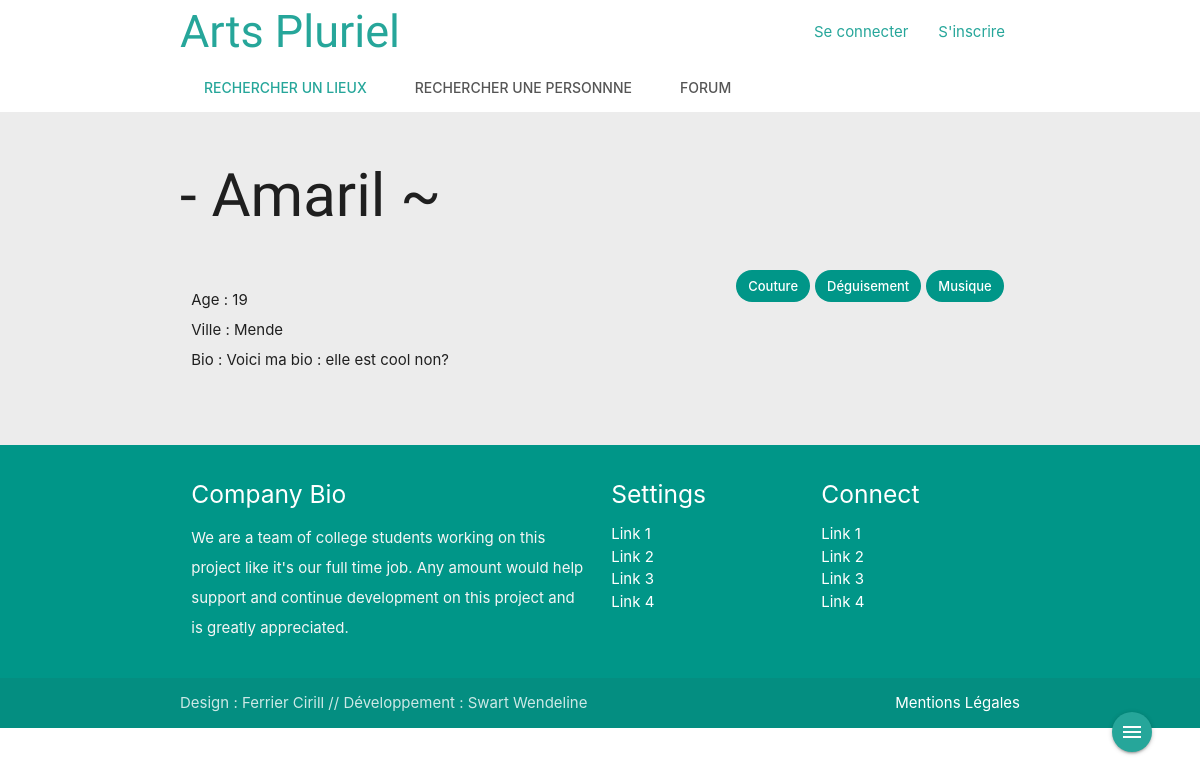
The page /profil.php?id=1 on the database its author committed.
### tables this page shows
CREATE TABLE IF NOT EXISTS `UTILISATEUR` (
  `idU` int(10) NOT NULL AUTO_INCREMENT,
  `pseudoU` char(50) DEFAULT NULL,
  `nomU` char(50) DEFAULT NULL,
  `prenomU` char(50) DEFAULT NULL,
  `mailU` char(250) DEFAULT NULL,
  `telU` char(10) DEFAULT NULL,
  `villeU` char(50) DEFAULT NULL,
  `distanceU` int(11) DEFAULT NULL,
  `mdpU` char(50) DEFAULT NULL,
  `ddnU` date NOT NULL,
  `bioU` varchar(500) NOT NULL,
  `LAT` float NOT NULL,
  `LONG` float NOT NULL,
  PRIMARY KEY (`idU`)
);

CREATE TABLE IF NOT EXISTS `ACTIVITE` (
  `idA` int(10) NOT NULL,
  `nomA` char(50) DEFAULT NULL,
  PRIMARY KEY (`idA`)
);

### classes/database.class.php (called while the page is built)
<?php
class database {
    private $serverName="172.16.220.2";
    private $serverPort="3306";
    private $databaseName="ArtsPluriel";
    private $databaseUser="root";
    private $databasePassword="root";
    private $databaseCharset="UTF8";
    private $db=null;
    private function __construct()
    {
        $serverName = $this->serverName;
        $databasePort = $this->serverPort;
        $databaseName = $this->databaseName;
        $databaseUser = $this->databaseUser;
        $databasePassword = $this->databasePassword;
        $databaseCharset = $this->databaseCharset;
        if (!isset($this->db))
        {
            $this->db = new PDO('mysql:host='.$serverName.';port='.$databasePort.';dbname='.$databaseName.';charset='.$databaseCharset, $databaseUser, $databasePassword);
        }
    }
    public static function getDB()
    {
        static $database = null;
        if (!isset($database))
        {
            $database = new database();
        }
        return $database->db;
    }
}

### php/start.php (called while the page is built, shortened)
<?php
    $managerU   = new UtilisateurManager(database::getDB());
?>

### classes/Utilisateur.Manager.php (called while the page is built, shortened)
<?php
require_once("database.class.php");
require_once("Activite.class.php");
class UtilisateurManager {
    private $db;
    public function __construct($database){
        $this->db=$database;
    }
    public function get($id){
            $query = "select * from `UTILISATEUR` WHERE `idU`=?";
            try{
                $traitement = $this->db->prepare($query);
                $traitement->bindparam(1,$id);
                $traitement->execute();
            }catch(PDOException $e){
                die ("Erreur : ".$e->getMessage());
            }
            $row = $traitement->fetch();
            $query = "select * from `pratique` WHERE `idU`=?";
            try{
                $traitementPratique = $this->db->prepare($query);
                $traitementPratique ->bindparam(1,$id);
                $traitementPratique ->execute();
            }
            catch(PDOException $e){
                die ("Erreur : ".$e->getMessage());
            }
            while ($rowPratique = $traitementPratique->fetch()) {
                $query = "select * from `ACTIVITE` WHERE `idA`=?";
                try{
                    $traitementActivite = $this->db->prepare($query);
                    $traitementActivite ->bindparam(1, $rowPratique['idA']);
                    $traitementActivite ->execute();
                }
                catch(PDOException $e){
                    die ("Erreur : ".$e->getMessage());
                }
                if ($rowActiviter = $traitementActivite->fetch()) {
                    $activite = new Activite($rowActiviter['nomA']);
                    $activite -> setId($rowActiviter['idA']);
                    $actList[] = $activite;
                }
            }
            $utilisateur = new Utilisateur( $row['idU'],$row['pseudoU'],
                                            $row['nomU'],$row['prenomU'],
                                            $row['mailU'],$row['telU'],
                                            $row['villeU'],$row['distanceU'],
                                            $row['mdpU'],$row['ddnU'],
                                            $row['bioU'],
                                            $row['LAT'],$row['LONG'],
                                            $actList );
            $utilisateur->setId($row['idU']);
        return $utilisateur;
    }
}

### classes/Utilisateur.class.php (called while the page is built, shortened)
<?php
	class Utilisateur {
		private $idU;
		private $pseudoU;
		private $villeU;
		private $ddnU;
		private $bioU;
		private $TabActivite = array();
		public function __construct ($id,$pseudoU, $nomU, $prenomU, $mailU, $telU, $villeU, $distanceU, $mdpU, $ddnU,$bioU,$LAT,$LONG, $TabActivite)
		{
			$this->idU 				= $id;
			$this->pseudoU			= $pseudoU;
			$this->villeU			= $villeU;
			$this->ddnU 			= $ddnU;
            $this->bioU				= $bioU;
            $this->TabActivite 		= $TabActivite;
		}
		function getId() 		{ return $this->idU; 		}
        function getPseudo() 	{ return $this->pseudoU; 	}
        function getVille() 	{ return $this->villeU; 	}
        function getDdn() 		{ return $this->ddnU; 		}
        function getBio() 		{ return $this->bioU; 		}
        function getActivite()  { return $this->TabActivite;    }
        function setId($idU) 			{ $this->idU 		= $idU; }
	}

### classes/Activite.class.php (called while the page is built, shortened)
<?php
class Activite {
    private $nomA;
    public function __construct($nomA){
        $this-> nomA = $nomA;
    }
    function getNom()   { return $this->nomA; }
}

### profil.php (the view, shortened to what this page needs)
<!DOCTYPE html>
<html lang="fr">
        <?php include'php/head.php'; ?>
<body>
    <?php include 'php/nav.php'; ?>
    <?php
        if ((isset($_GET['id']) && $_GET['id'] != "")) {
            $idUtilisateur_a_use = $_GET['id'];
        }
        try{
            $connexion = database::getDB();
            $req = "SELECT idU from `UTILISATEUR` WHERE `idU`=?";
            $traitement = $connexion->prepare($req);
            $traitement ->bindparam(1, $idUtilisateur_a_use);
            $traitement ->execute();
            if ($traitement->fetch()) {
               $userCourant = $managerU->get($idUtilisateur_a_use);
            }
            else {
                header("location:index.php");
            }
        }
        catch(PDOException $e){
            header("location:index.php");
        }
    ?>
    <div id="profil">
        <div class="container" >
            <div class="row">
                <div class="cols12">
                    <h2 class="typoLogo"><?php echo $userCourant->getPseudo(); ?></h2>
                </div>
            </div>
            <div class="row">
                <div class="col m6 s12">
                    <?php
                        $d = substr($userCourant->getDdn(), 0, 4);
                        $d = date('Y') - $d;
                    ?>
                    <p> Age     : <?php echo $d; ?><br/>
                        Ville   : <?php echo $userCourant->getVille(); ?><br/>
                        Bio     : <?php echo $userCourant->getBio(); ?>
                    </p>
                </div>
                <div class="col m6 s12">
                    <?php
                        $tabAct = $userCourant->getActivite($userCourant->getId());
                        foreach ($tabAct as $key => $objAct) {
                            echo '<div class="chip right">';
                            echo $objAct->getNom() . " ";
                            echo '</div>';
                        }
                    ?>
                </div>
            </div>
        </div>
    </div>
    <?php
        include 'php/footer.php';
    ?>
</body>
</html>

### css/style.css (style rules this page uses)
p { line-height: 2rem; }
.typoLogo { font-family: 'Kaushan Script', cursive !important; }
#profil { background: #ececec; padding: 1em 0em; }
#profil .typoLogo { font-size: 5vw; }
#profil .typoLogo:before { content: "- " }
#profil .typoLogo:after { content: " ~" }

### rows shown on the page
utilisateur: pseudoU "Amaril", villeU "Mende", bioU "Voici ma bio : elle est cool non?"
activite: nomA "Musique"
activite: nomA "Déguisement"
activite: nomA "Couture"

### other values the page prints
$d "19"
